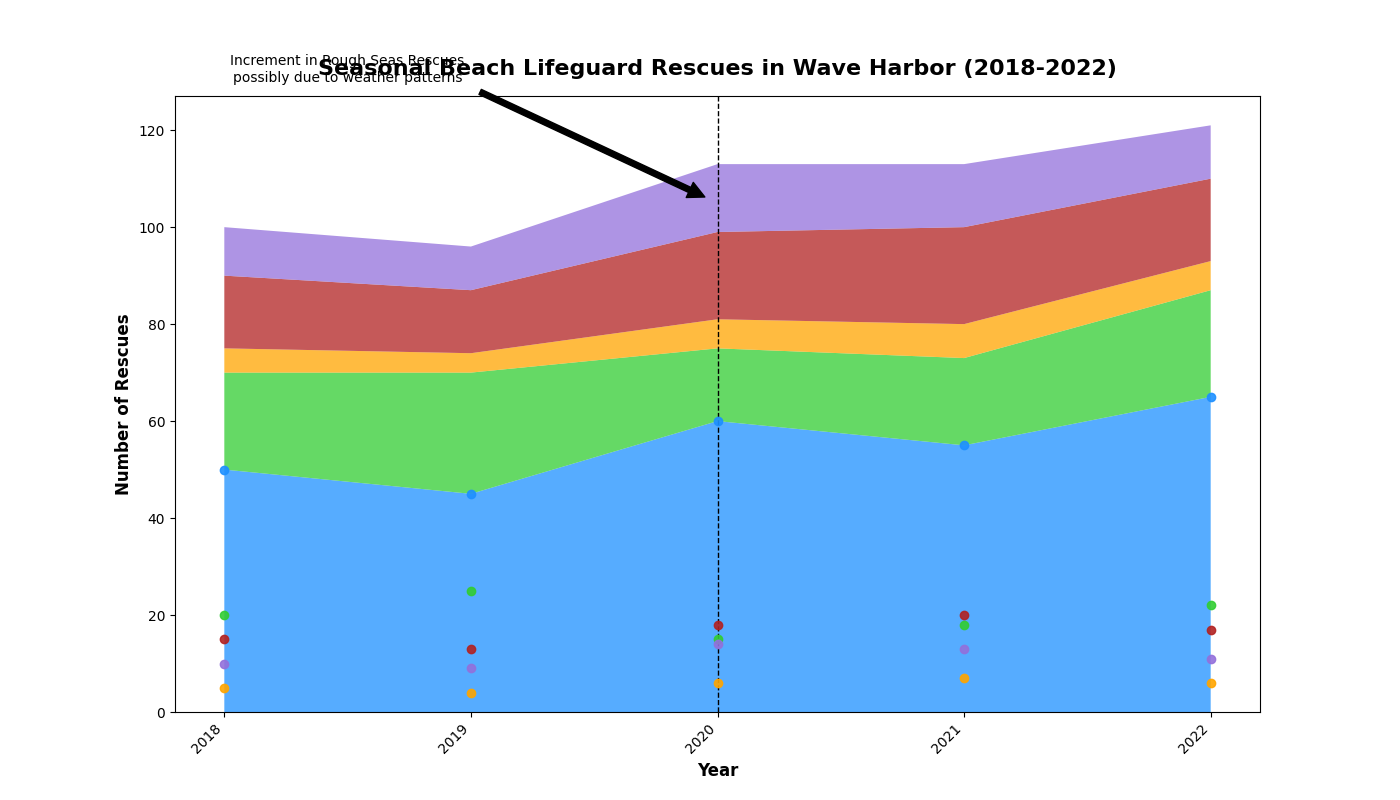

Write Python code to recreate this figure.
import matplotlib.pyplot as plt
import numpy as np

# Define the years of data collection
years = np.arange(2018, 2023)

# Manually constructed data representing the number of each rescue type
swimmer_assist = np.array([50, 45, 60, 55, 65])
minor_injuries = np.array([20, 25, 15, 18, 22])
major_injuries = np.array([5, 4, 6, 7, 6])
rough_seas = np.array([15, 13, 18, 20, 17])
crowd_control = np.array([10, 9, 14, 13, 11])

# Stack the data for plotting
rescue_data = np.vstack([swimmer_assist, minor_injuries, major_injuries, rough_seas, crowd_control])

# Plot the area chart
fig, ax = plt.subplots(figsize=(14, 8))
ax.stackplot(years, rescue_data, colors=['#1E90FF', '#32CD32', '#FFA500', '#B22222', '#9370DB'], alpha=0.75)

# Customize the chart with title and labels
ax.set_title('Seasonal Beach Lifeguard Rescues in Wave Harbor (2018-2022)', fontsize=16, weight='bold', pad=15)
ax.set_xlabel('Year', fontsize=12, weight='bold')
ax.set_ylabel('Number of Rescues', fontsize=12, weight='bold')

# Highlight specific years or events with vertical lines
highlight_years = [2020]
for year in highlight_years:
    ax.axvline(x=year, color='black', linestyle='--', linewidth=1)

# Annotate significant points or trends
ax.annotate('Increment in Rough Seas Rescues\npossibly due to weather patterns', xy=(2020, 105), xytext=(2018.5, 130),
            arrowprops=dict(facecolor='black', shrink=0.05), fontsize=10, ha='center')

# Rotate x-axis labels for better readability
ax.set_xticks(years)
ax.set_xticklabels(years, rotation=45, ha='right')

# Add data points markers for clarity
for y, color in zip(rescue_data, ['#1E90FF', '#32CD32', '#FFA500', '#B22222', '#9370DB']):
    ax.plot(years, y, marker='o', markersize=6, color=color, linestyle='None', alpha=0.9)

# Show the plot
plt.show()
